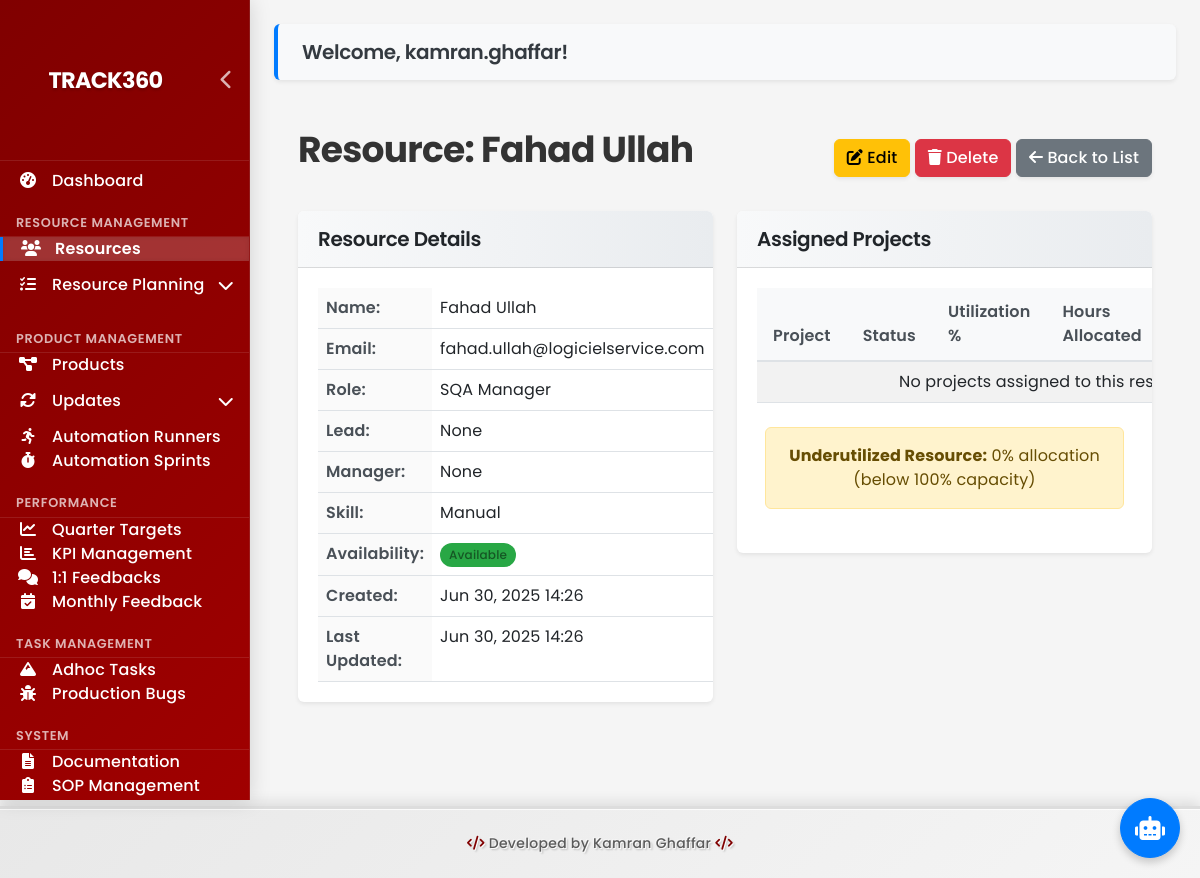
/dashboard/resources/81/ (signed in), run on the app's committed database.
### dashboard/models.py (models this page shows, shortened)
class Resource(models.Model):
    SKILL_CHOICES = [
        ('automation', 'Automation'),
        ('manual', 'Manual'),
        ('both', 'Both')
    ]
    name = models.CharField(max_length=100)
    email = models.EmailField(blank=True, null=True)
    role = models.CharField(max_length=100, blank=True)
    lead = models.ForeignKey('self', on_delete=models.SET_NULL, null=True, blank=True, related_name='team_members_as_lead')
    manager = models.ForeignKey('self', on_delete=models.SET_NULL, null=True, blank=True, related_name='team_members_as_manager')
    skill = models.CharField(max_length=20, choices=SKILL_CHOICES, default='manual')
    availability = models.BooleanField(default=True)
    user = models.OneToOneField(User, on_delete=models.SET_NULL, null=True, blank=True, related_name='resource')
    created_at = models.DateTimeField(auto_now_add=True)
    updated_at = models.DateTimeField(auto_now=True)

### dashboard/views.py (the view)
# urls.py: path('resources/<int:pk>/', views.ResourceDetailView.as_view(), name='resource-detail'),
class ResourceDetailView(LoginRequiredMixin, DetailView):
    model = Resource
    template_name = 'dashboard/resource_detail.html'
    def get_context_data(self, **kwargs):
        context = super().get_context_data(**kwargs)
        context['products'] = Project.objects.filter(resources=self.object)
        context['project_resources'] = ProjectResource.objects.filter(resource=self.object).select_related('project')
        return context

### Portable-Dashboard-Deploy/dashboard/templates/dashboard/resource_detail.html (shortened to what this page needs)
{% extends 'dashboard/base.html' %}
{% block content %}
<div class="container-fluid">
    <div class="d-flex justify-content-between align-items-center mb-4">
        <h1>Resource: {{ resource.name }}</h1>
        <div>
            <a href="{% url 'resource-update' resource.id %}" class="btn btn-warning">
                <i class="fas fa-edit"></i> Edit
            </a>
            <a href="{% url 'resource-delete' resource.id %}" class="btn btn-danger">
                <i class="fas fa-trash"></i> Delete
            </a>
            <a href="{% url 'resource-list' %}" class="btn btn-secondary">
                <i class="fas fa-arrow-left"></i> Back to List
            </a>
        </div>
    </div>
    <div class="row">
        <div class="col-md-6">
            <div class="card mb-4">
                <div class="card-header">
                    <h5>Resource Details</h5>
                </div>
                <div class="card-body">
                    <table class="table">
                        <tr>
                            <th>Name:</th>
                            <td>{{ resource.name }}</td>
                        </tr>
                        <tr>
                            <th>Email:</th>
                            <td>{{ resource.email|default:"Not provided" }}</td>
                        </tr>
                        <tr>
                            <th>Role:</th>
                            <td>{{ resource.role|default:"Not specified" }}</td>
                        </tr>
                        <tr>
                            <th>Lead:</th>
                            <td>{{ resource.lead.name|default:"None" }}</td>
                        </tr>
                        <tr>
                            <th>Manager:</th>
                            <td>{{ resource.manager.name|default:"None" }}</td>
                        </tr>
                        <tr>
                            <th>Skill:</th>
                            <td>{{ resource.get_skill_display }}</td>
                        </tr>
                        <tr>
                            <th>Availability:</th>
                            <td>
                                {% if resource.availability %}
                                <span class="badge bg-success">Available</span>
                                {% else %}
                                <span class="badge bg-danger">Unavailable</span>
                                {% endif %}
                            </td>
                        </tr>
                        <tr>
                            <th>Created:</th>
                            <td>{{ resource.created_at|date:"M d, Y H:i" }}</td>
                        </tr>
                        <tr>
                            <th>Last Updated:</th>
                            <td>{{ resource.updated_at|date:"M d, Y H:i" }}</td>
                        </tr>
                    </table>
                </div>
            </div>
        </div>
        <div class="col-md-6">
            <div class="card">
                <div class="card-header">
                    <h5>Assigned Projects</h5>
                </div>
                <div class="card-body">
                    <table class="table table-striped">
                        <thead>
                            <tr>
                                <th>Project</th>
                                <th>Status</th>
                                <th>Utilization %</th>
                                <th>Hours Allocated</th>
                            </tr>
                        </thead>
                        <tbody>
                            {% for pr in project_resources %}
                            <tr>
                                <td><a href="{% url 'product-detail' pr.project.id %}">{{ pr.project.name }}</a></td>
                                <td>{{ pr.project.get_status_display }}</td>
                                <td>{{ pr.utilization_percentage }}%</td>
                                <td>{{ pr.hours_allocated }}</td>
                                <td>{{ pr.assigned_date|date:"M d, Y" }}</td>
                                <td>{{ pr.notes|default:"-" }}</td>
                            </tr>
                            {% empty %}
                            <tr>
                                <td colspan="6" class="text-center">No projects assigned to this resource.</td>
                            </tr>
                            {% endfor %}
                        </tbody>
                    </table>
                    <div id="resource-utilization-message" class="mt-3 p-2 text-center"></div>
                </div>
            </div>
        </div>
    </div>
</div>
{% endblock %}

### Portable-Dashboard-Deploy/dashboard/templates/dashboard/base.html (shortened to what this page needs)
<!DOCTYPE html>
<html lang="en">
<head>
    {% load static %}
    <link href="https://cdn.jsdelivr.net/npm/bootstrap@5.3.0/dist/css/bootstrap.min.css" rel="stylesheet">
    <link rel="stylesheet" href="https://cdnjs.cloudflare.com/ajax/libs/font-awesome/6.0.0/css/all.min.css">
    <link rel="stylesheet" href="{% static 'css/logo.css' %}">
    <link rel="stylesheet" href="{% static 'css/rich-text-editor.css' %}">
    <link rel="stylesheet" href="{% static 'css/manual-updates.css' %}">
    <link rel="stylesheet" href="{% static 'css/automation-updates.css' %}">
    <link rel="stylesheet" href="{% static 'css/kpi-management.css' %}">
    <link rel="stylesheet" href="{% static 'css/modern-dashboard.css' %}">
</head>
<body>
    <div class="sidebar" id="sidebar">
        <div class="sidebar-header">
            <a href="{% url 'dashboard' %}" class="sidebar-brand">
                <div class="app-logo">
                    <span class="text-logo">Track360</span>
                </div>
            </a>
            <button class="sidebar-toggle d-none d-lg-block" id="sidebar-toggle">
                <i class="fas fa-chevron-left"></i>
            </button>
        </div>
        <nav class="sidebar-nav">
            <a href="{% url 'dashboard' %}" class="{% if request.path == '/dashboard/' %}active{% endif %}" data-title="Dashboard">
                <span class="sidebar-icon"><i class="fas fa-tachometer-alt"></i></span>
                <span class="sidebar-text">Dashboard</span>
            </a>
            <div class="nav-category">
                <span class="sidebar-text">Resource Management</span>
            </div>
            <a href="{% url 'resource-list' %}" class="{% if '/resources/' in request.path %}active{% endif %}" data-title="Resources">
                <span class="sidebar-icon"><i class="fas fa-users"></i></span>
                <span class="sidebar-text">Resources</span>
            </a>
            <div class="nav-dropdown">
                <a href="#" class="nav-dropdown-toggle {% if '/resource-alignment/' in request.path or '/resource-planning/' in request.path or '/resource-leaves/' in request.path %}active{% endif %}" data-title="Resource Planning">
                    <span class="sidebar-icon"><i class="fas fa-tasks"></i></span>
                    <span class="sidebar-text">Resource Planning</span>
                    <i class="fas fa-chevron-down dropdown-icon"></i>
                </a>
            </div>
            <div class="nav-category">
                <span class="sidebar-text">Product Management</span>
            </div>
            <a href="{% url 'product-list' %}" class="{% if '/products/' in request.path %}active{% endif %}" data-title="Products">
                <span class="sidebar-icon"><i class="fas fa-project-diagram"></i></span>
                <span class="sidebar-text">Products</span>
            </a>
            <div class="nav-dropdown">
                <a href="#" class="nav-dropdown-toggle " data-title="Updates">
                    <span class="sidebar-icon"><i class="fas fa-sync-alt"></i></span>
                    <span class="sidebar-text">Updates</span>
                    <i class="fas fa-chevron-down dropdown-icon"></i>
                </a>
            </div>
            <a href="{% url 'automation-runner-list' %}" class="{% if '/automation-runners/' in request.path %}active{% endif %}" data-title="Automation Runners">
                <span class="sidebar-icon"><i class="fas fa-running"></i></span>
                <span class="sidebar-text">Automation Runners</span>
            </a>
            <a href="{% url 'automation-sprint-list' %}" class="{% if '/automation-sprints/' in request.path %}active{% endif %}" data-title="Automation Sprints">
                <span class="sidebar-icon"><i class="fas fa-stopwatch"></i></span>
                <span class="sidebar-text">Automation Sprints</span>
            </a>
            <div class="nav-category">
                <span class="sidebar-text">Performance</span>
            </div>
            <a href="{% url 'quarter-list' %}" class="{% if '/quarters/' in request.path or '/targets/' in request.path %}active{% endif %}" data-title="Quarter Targets">
                <span class="sidebar-icon"><i class="fas fa-chart-line"></i></span>
                <span class="sidebar-text">Quarter Targets</span>
            </a>
            <a href="{% url 'kpi-management' %}" class="{% if '/kpi-management/' in request.path %}active{% endif %}" data-title="KPI Management">
                <span class="sidebar-icon"><i class="fas fa-chart-bar"></i></span>
                <span class="sidebar-text">KPI Management</span>
            </a>
            <a href="{% url 'one-on-one-feedback-list' %}" class="{% if '/one-on-one-feedbacks/' in request.path %}active{% endif %}" data-title="1:1 Feedbacks">
                <span class="sidebar-icon"><i class="fas fa-comments"></i></span>
                <span class="sidebar-text">1:1 Feedbacks</span>
            </a>
            <a href="{% url 'monthly-feedback-list' %}" class="{% if '/monthly-feedback/' in request.path %}active{% endif %}" data-title="Monthly Feedback">
                <span class="sidebar-icon"><i class="fas fa-calendar-check"></i></span>
                <span class="sidebar-text">Monthly Feedback</span>
            </a>
            <div class="nav-category">
                <span class="sidebar-text">Task Management</span>
            </div>
            <a href="{% url 'rock-list' %}" class="{% if '/rocks/' in request.path %}active{% endif %}" data-title="Adhoc Tasks">
                <span class="sidebar-icon"><i class="fas fa-mountain"></i></span>
                <span class="sidebar-text">Adhoc Tasks</span>
            </a>
            <a href="{% url 'production-bug-list' %}" class="{% if '/production-bugs/' in request.path %}active{% endif %}" data-title="Production Bugs">
                <span class="sidebar-icon"><i class="fas fa-bug"></i></span>
                <span class="sidebar-text">Production Bugs</span>
            </a>
            <div class="nav-category">
                <span class="sidebar-text">System</span>
            </div>
            <a href="{% url 'product-documentation-list' %}" class="{% if '/documentation/' in request.path or '/department-documents/' in request.path %}active{% endif %}" data-title="Documentation">
                <span class="sidebar-icon"><i class="fas fa-file-alt"></i></span>
                <span class="sidebar-text">Documentation</span>
            </a>
            <a href="{% url 'sop-list' %}" class="{% if '/sop-management/' in request.path %}active{% endif %}" data-title="SOP Management">
                <span class="sidebar-icon"><i class="fas fa-clipboard-list"></i></span>
                <span class="sidebar-text">SOP Management</span>
            </a>
            <a href="{% url 'user-action-list' %}" class="{% if '/logs/' in request.path %}active{% endif %}" data-title="Activity Logs">
                <span class="sidebar-icon"></span>
                <span class="sidebar-text">Activity Logs</span>
            </a>
        </nav>
    </div>
    <div class="main-content" id="main-content">
        {% if user.is_authenticated %}
            <div class="welcome-message mb-4">
                <h4>Welcome, {{ user.get_full_name|default:user.username }}!</h4>
            </div>
        {% endif %}
        {% block content %}{% endblock %}
    </div>
    <div class="footer" id="developer-credit-footer" data-protected="true" style="display: block !important; visibility: visible !important; opacity: 1 !important;">
        <div class="container">
            <p class="mb-0" style="display: block !important; visibility: visible !important;">
                <i class="fas fa-code"></i> Developed by Kamran Ghaffar <i class="fas fa-code"></i>
            </p>
        </div>
    </div>
    <div id="ai-chat-bubble-container">
        <button id="ai-chat-bubble" class="btn btn-primary rounded-circle">
            <i class="fas fa-robot"></i>
        </button>
    </div>
</body>
</html>

### data on the page
Resource: name "Fahad Ullah", email "fahad.ullah@logicielservice.com", role "SQA Manager", lead.name "None", manager.name "None", skill "Manual", created_at "Jun 30, 2025 14:26", updated_at "Jun 30, 2025 14:26"

### other printed values
{{ user.get_full_name|default:user.username }} "kamran.ghaffar"
